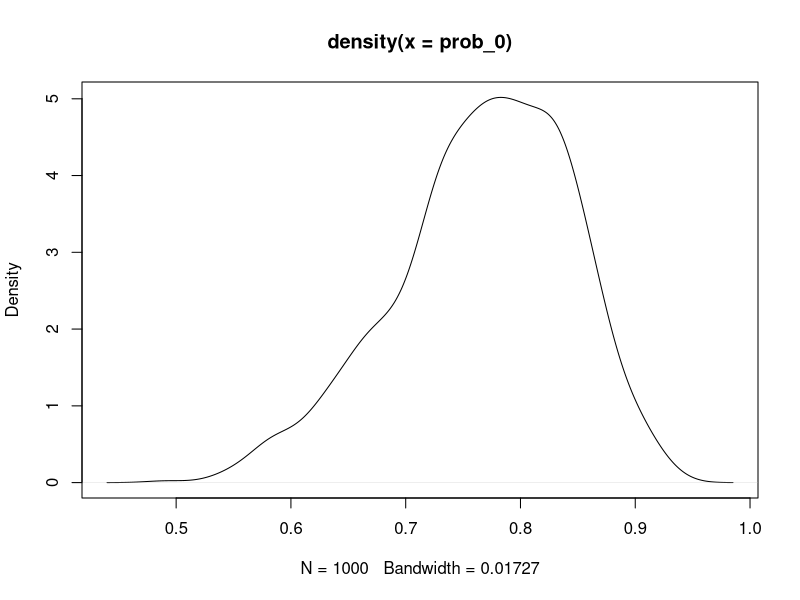

R code for this plot: (Note: this script raises an error after producing the figure.)
# Assignment 2
# A ######################################
library("mvtnorm")
library("bayestestR")
WomenData = read.table("WomenAtWork.dat",sep = " ",header = T)
Y = WomenData[,1] # Work or No work (0, 1)
X = WomenData[,2:8] # Attributes

tao = 2 # From task
I_matrix = diag(7) # 7 variables, needed for b ~ N(*, *)

# Code from lecture 6, copypaste   
logistic_posterior <- function(initVal, y, X, mu, Sigma)
{
  linPred <- as.matrix(X)%*%initVal;
  logLik <- sum( linPred*y - log(1 + exp(linPred)) ); # Likelihood
  logPrior <- dmvnorm(initVal, mu, Sigma, log=TRUE); # Denisty multivariate normal, prior
  return(logLik + logPrior) 
}

initVal = rnorm(7) # Init the 7 random variable thetas using the normal distribution
mu <- as.matrix(rep(0,7)) # Prior mean vector is 0 from the task description
Sigma = (tao^2)*I_matrix # Sigma = the right value in b ~ N(*, *) from task description

# Send into the function from lecture 6
OptimRes <- optim(initVal,logistic_posterior,gr=NULL,Y,X,mu,Sigma,method=c("BFGS"),
                  control=list(fnscale=-1),hessian=TRUE)

# Posterior and approx posteriod std deviation from optim, same way as in 
# lecture 6 vode
print("Posterior mode is")
OptimRes$par 
approxPostStd <- sqrt(diag(solve(-OptimRes$hessian)))
print('The approximate posterior standard deviation is:')
print(approxPostStd)

x_hat = mean(WomenData$NSmallChild) # Get the mean from the NSmallChild data
# 95% Confidence interval calculations from wikipedia 
ci = (1.96 * approxPostStd[6])/sqrt(nrow(WomenData)) 
ci_upper = x_hat + ci
ci_lower = x_hat - ci
ci_upper
ci_lower

# Comparison
glmModel<- glm(Work ~ 0 + ., data = WomenData, family = binomial)
print("Comparison")
print(glmModel$coefficients)
print(OptimRes$par)

# The confidence interval does not contain 0 which indicates that the variable
# is important. The values are almoost the same which means that the  
# approximation is reasonable

# B ###################################################
# draw from the random multivariate norm using the means from the optim.
# The inverse hessian is the sigma for the approximation for the parameter vector
# b
get_probability<- function(m,s){
  x = c(1,18,11,7,40,1,1)
  beta = rmvnorm(1000, mean =m , sigma = s)
  prob_1 = exp(t(as.matrix(x)) %*% t(beta)) / (1 + exp(t(as.matrix(x)) %*% t(beta)))
  # Logistic regression gives prob = 1, we want prob = 0 (1 - prob=1)
  prob_0 = 1 - prob_1 
}

# Probability logistic regression model from task description
prob_0 = get_probability(OptimRes$par,-solve(OptimRes$hessian) )

plot(density(prob_0))

# C ############################################
get_probability<- function(m,s){
  x = c(1,18,11,7,40,1,1)
  beta = rmvnorm(1000, mean =m , sigma = s)
  prob_first_woman = exp(t(as.matrix(x)) %*% t(beta)) / (1 + exp(t(as.matrix(x)) %*% t(beta)))
  prob_first_woman = 1 - prob_first_woman 
  probability_sum =   prob_first_woman
  for(i in 1:12)
  {
    beta = rmvnorm(1000, mean =m , sigma = s)
    prob_loop = exp(t(as.matrix(x)) %*% t(beta)) / (1 + exp(t(as.matrix(x)) %*% t(beta)))
    prob_loop = 1 - prob_loop 
    probability_sum = probability_sum + prob_loop
    
  }
  ret_value = probability_sum/13
  ret_value
}
beta_c = get_beta_c(OptimRes$par,-solve(OptimRes$hessian) )
plot(density(beta_c))
